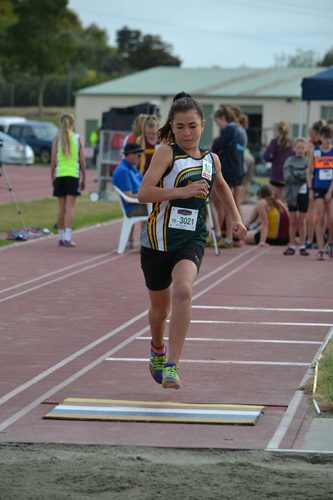
#> input picture assets/img/gallery/2017/Canterbury Champs Timaru/DSC_0037.jpg, 333 x 500 px; its folder holds 3 pictures in this run
$ python shrink-gallery.py
#> lines starting #> are read from the running program, lines starting #| are printed output that depends on the picture
#!/usr/bin/env python3
"""
shrink-gallery.py

Resizes the photos in assets/img/gallery IN PLACE down to thumbnail size.

The gallery grid shows every photo in a 180px-wide square tile, so the
2000px originals in the repo are perhaps twenty times larger than anything
the page actually displays. This shrinks them to a long edge of 500px -
comfortably sharp on a high-DPI screen, where a tile asks for about 380px -
and leaves the filenames untouched, so gallery.html keeps working.

The full-size originals are NOT stored here afterwards. They are served from

    https://ncan.brouwers.nz/gallery/...

which mirrors this folder's layout exactly, and build-gallery.py points each
thumbnail's link at that copy, so clicking a photo still opens it full size.

    ------------------------------------------------------------------
    THIS OVERWRITES THE ORIGINALS. There is no undo beyond `git restore`.
    Do not run it against photos that are not already on the mirror.
    ------------------------------------------------------------------

Before writing anything, --apply samples a handful of local photos against
the mirror and refuses to continue if any of them are missing, so a folder
that has not been uploaded yet cannot be destroyed by accident.

Usage:
    python tools/shrink-gallery.py
        Dry run (the default): report what would change and the space saved.

    python tools/shrink-gallery.py --apply
        Do it, after checking the mirror.

    python tools/shrink-gallery.py --album "2026/Colgate Games" --apply
        Limit the run to one album (matched as a path prefix).

Options:
    --max-edge N     longest side in pixels (default 500)
    --quality N      JPEG quality, 1-95 (default 82)
    --jobs N         parallel workers (default: one per CPU, capped at 8)
    --album PREFIX   only photos whose path starts with this
    --sample N       how many photos to check against the mirror (default 12)
    --skip-remote-check   bypass the mirror check (not advised)
"""

import argparse
import io
import os
import random
import sys
import urllib.parse
import urllib.request
from concurrent.futures import ThreadPoolExecutor

try:
    from PIL import Image, ImageOps
except ImportError:
    sys.exit('shrink-gallery.py needs Pillow:  python -m pip install Pillow')

ROOT = os.path.dirname(os.path.dirname(os.path.abspath(__file__)))
GALLERY_DIR = os.path.join(ROOT, 'assets', 'img', 'gallery')
FULL_BASE = 'https://ncan.brouwers.nz/gallery/'
EXTS = ('.jpg', '.jpeg', '.png', '.webp')

# Pillow needs a format name, not an extension, and .jpg is not one of them.
FORMATS = {'.jpg': 'JPEG', '.jpeg': 'JPEG', '.png': 'PNG', '.webp': 'WEBP'}


def human(n):
    """Bytes as something readable."""
    for unit in ('B', 'KB', 'MB', 'GB'):
        if abs(n) < 1024 or unit == 'GB':
            return '%.1f %s' % (n, unit) if unit != 'B' else '%d B' % n
        n /= 1024.0


def photos(album=None):
    """Every gallery image, as paths relative to GALLERY_DIR."""
    found = []
    for dirpath, dirnames, filenames in os.walk(GALLERY_DIR):
        dirnames.sort()
        for name in sorted(filenames):
            if not name.lower().endswith(EXTS):
                continue
            rel = os.path.relpath(os.path.join(dirpath, name), GALLERY_DIR)
            posix = rel.replace(os.sep, '/')
            if album and not posix.startswith(album.rstrip('/') + '/') \
                    and posix != album:
                continue
            found.append(rel)
    return found


def check_mirror(rels, sample, quiet=False):
    """Confirm a sample of the photos really is on the mirror already.

    Shrinking is destructive, so this is the difference between "the full
    size lives somewhere else now" and "the full size is gone".
    """
    if not rels:
        return True
    random.seed()
    picks = random.sample(rels, min(sample, len(rels)))
    missing = []
    for rel in picks:
        url = FULL_BASE + urllib.parse.quote(rel.replace(os.sep, '/'))
        try:
            resp = urllib.request.urlopen(
                urllib.request.Request(url, method='HEAD'), timeout=30)
            if resp.status != 200:
                missing.append((rel, resp.status))
        except Exception as exc:
            missing.append((rel, getattr(exc, 'code', exc)))

    if missing:
        print('the mirror is missing %d of %d sampled photo(s):'
              % (len(missing), len(picks)), file=sys.stderr)
        for rel, why in missing:
            print('   %s  (%s)' % (rel, why), file=sys.stderr)
        print('refusing to shrink - upload these to %s first.' % FULL_BASE,
              file=sys.stderr)
        return False

    if not quiet:
        print('mirror check: %d of %d sampled photo(s) present at %s'
              % (len(picks), len(picks), FULL_BASE))
    return True


def shrink_one(rel, max_edge, quality, apply_changes):
    """Resize one photo. Returns (rel, before, after, note)."""
#> called with max_edge = 500, quality = 82, apply_changes = False
    path = os.path.join(GALLERY_DIR, rel)
    before = os.path.getsize(path)
    ext = os.path.splitext(rel)[1].lower()

    try:
        with Image.open(path) as im:
            # Honour the EXIF orientation flag and bake it into the pixels.
            # The flag is dropped along with the rest of the metadata below,
            # so without this a phone photo would come out on its side.
#> im is the input picture: PIL image 333x500 RGB; mean R, G, B 117.7, 115.4, 113.7
            im = ImageOps.exif_transpose(im)
            width, height = im.size
#> width = 333; height = 500

            if max(width, height) <= max_edge:
                return (rel, before, before, 'already small enough')

            im.thumbnail((max_edge, max_edge), Image.LANCZOS)

            buf = io.BytesIO()
            fmt = FORMATS[ext]
            if fmt == 'JPEG':
                if im.mode not in ('RGB', 'L'):
                    im = im.convert('RGB')
                im.save(buf, 'JPEG', quality=quality, optimize=True,
                        progressive=True)
            elif fmt == 'PNG':
                im.save(buf, 'PNG', optimize=True)
            else:
                im.save(buf, 'WEBP', quality=quality, method=6)
            data = buf.getvalue()
    except Exception as exc:
        return (rel, before, before, 'ERROR: %s' % exc)

    # A "smaller" image that encodes larger is not worth the quality loss.
    if len(data) >= before:
        return (rel, before, before, 'left alone, re-encode was no smaller')

    note = '%dx%d -> %dx%d' % (width, height, im.size[0], im.size[1])
    if apply_changes:
        # Write beside the original and swap it in, so an interrupted run
        # cannot leave a half-written photo behind.
        tmp = path + '.tmp'
        try:
            with open(tmp, 'wb') as f:
                f.write(data)
            os.replace(tmp, path)
        except Exception as exc:
            if os.path.exists(tmp):
                os.remove(tmp)
            return (rel, before, before, 'ERROR writing: %s' % exc)

    return (rel, before, len(data), note)


def main():
    ap = argparse.ArgumentParser(
        description='Resize the gallery photos in place for thumbnail use.')
    ap.add_argument('--apply', action='store_true',
                    help='actually overwrite the photos (default: dry run)')
    ap.add_argument('--max-edge', type=int, default=500,
                    help='longest side in pixels (default 500)')
    ap.add_argument('--quality', type=int, default=82,
                    help='JPEG/WebP quality 1-95 (default 82)')
    ap.add_argument('--jobs', type=int, default=min(8, (os.cpu_count() or 4)),
                    help='parallel workers')
    ap.add_argument('--album', help='only photos under this path prefix')
    ap.add_argument('--sample', type=int, default=12,
                    help='photos to check against the mirror (default 12)')
    ap.add_argument('--skip-remote-check', action='store_true',
                    help='do not verify the mirror first (not advised)')
    args = ap.parse_args()

    if not os.path.isdir(GALLERY_DIR):
        print('no gallery directory at %s' % GALLERY_DIR, file=sys.stderr)
        return 1

    rels = photos(args.album)
    if not rels:
        print('no photos found%s'
              % (' under %s' % args.album if args.album else ''))
        return 1

    print('%d photo(s)%s, longest side %dpx, quality %d'
          % (len(rels), ' under %s' % args.album if args.album else '',
             args.max_edge, args.quality))

    if args.apply and not args.skip_remote_check:
        if not check_mirror(rels, args.sample):
            return 1

    with ThreadPoolExecutor(max_workers=args.jobs) as pool:
        results = list(pool.map(
            lambda r: shrink_one(r, args.max_edge, args.quality, args.apply),
            rels))
#> call 2 of shrink_one, with max_edge = 500, quality = 82, apply_changes = False
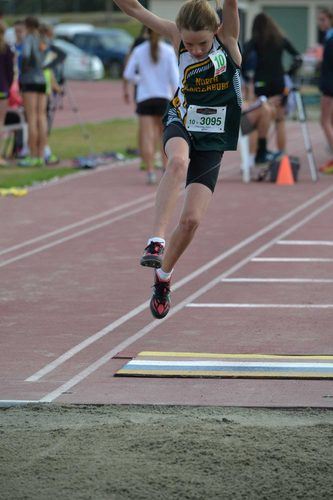
#> input picture assets/img/gallery/2017/Canterbury Champs Timaru/DSC_0043.jpg, 333 x 500 px
#> in shrink_one, im is the input picture: PIL image 333x500 RGB; mean R, G, B 120.5, 114.5, 112.6
#> call 3 of shrink_one, with max_edge = 500, quality = 82, apply_changes = False
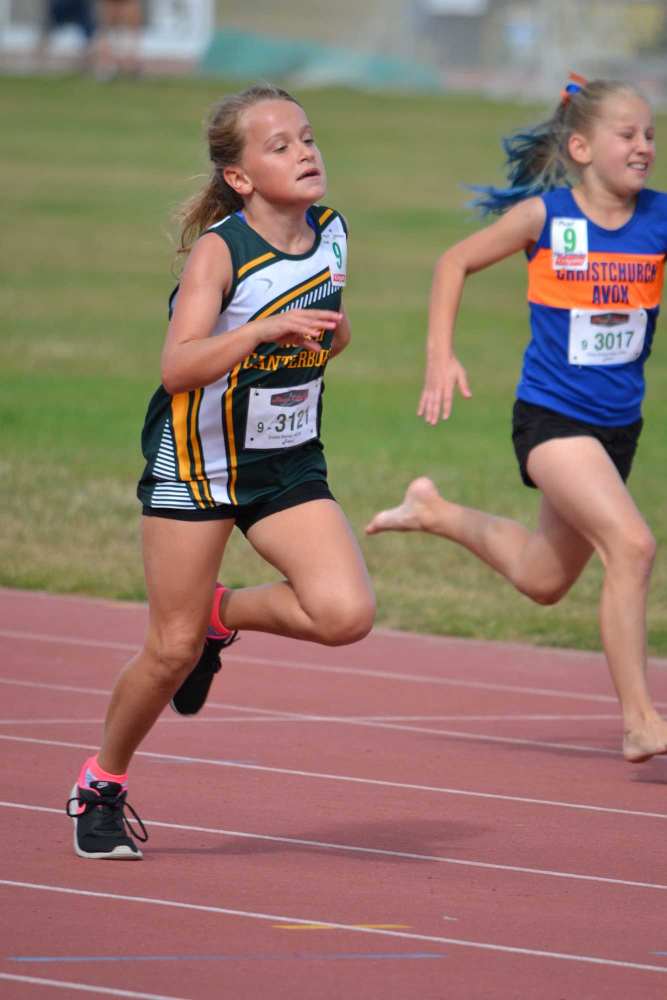
#> input picture assets/img/gallery/2017/Canterbury Champs Timaru/DSC_0062.jpg, 1333 x 2000 px (shown at 1/2 size)
#> in shrink_one, im is the input picture: PIL image 1333x2000 RGB; mean R, G, B 145.8, 119.2, 106.4
#> in shrink_one (call 3), `im.thumbnail((max_edge, max_edge), Image.LANCZOS)`:
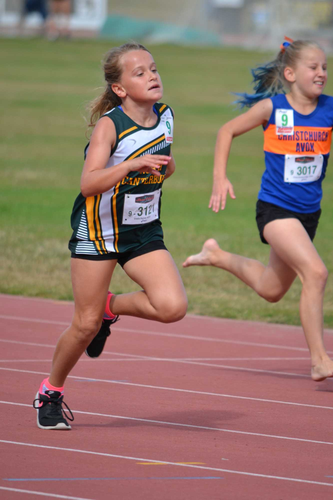
#> im: PIL image 333x500 RGB; mean R, G, B 146, 119.4, 106.6
#> call 4 of shrink_one, with max_edge = 500, quality = 82, apply_changes = False
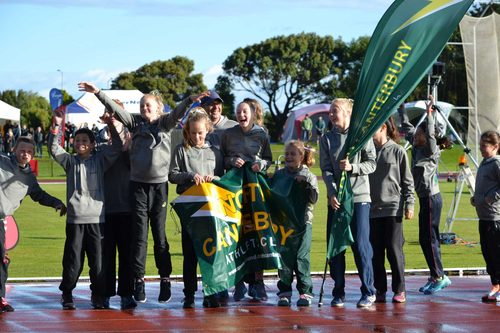
#> input picture assets/img/gallery/2017/Colgate Games Invercargill/DSC_0051.jpg, 500 x 333 px
#> in shrink_one, im is the input picture: PIL image 500x333 RGB; mean R, G, B 106.2, 115.6, 111

    before = sum(r[1] for r in results)
#> before = 232026
    after = sum(r[2] for r in results)
#> after = 139698
    errors = [r for r in results if r[3].startswith('ERROR')]
#> errors = []
    skipped = [r for r in results if r[3].startswith(('already', 'left'))]
    changed = [r for r in results if r not in errors and r not in skipped]

    for rel, b, a, note in errors:
        print('   ! %s  %s' % (rel, note), file=sys.stderr)

    verb = 'resized' if args.apply else 'would resize'
    print('%s %d photo(s), %d already small enough, %d error(s)'
          % (verb, len(changed), len(skipped), len(errors)))
#| would resize 1 photo(s), 3 already small enough, 0 error(s)
    print('%s  ->  %s   (%s saved, %.0f%% smaller)'
          % (human(before), human(after), human(before - after),
             100.0 * (before - after) / before if before else 0))
#| 226.6 KB  ->  136.4 KB   (90.2 KB saved, 40% smaller)

    if not args.apply:
        print('dry run - nothing was written. Re-run with --apply to do it.')

    return 1 if errors else 0


if __name__ == '__main__':
    sys.exit(main())
#> (the program exits here)
